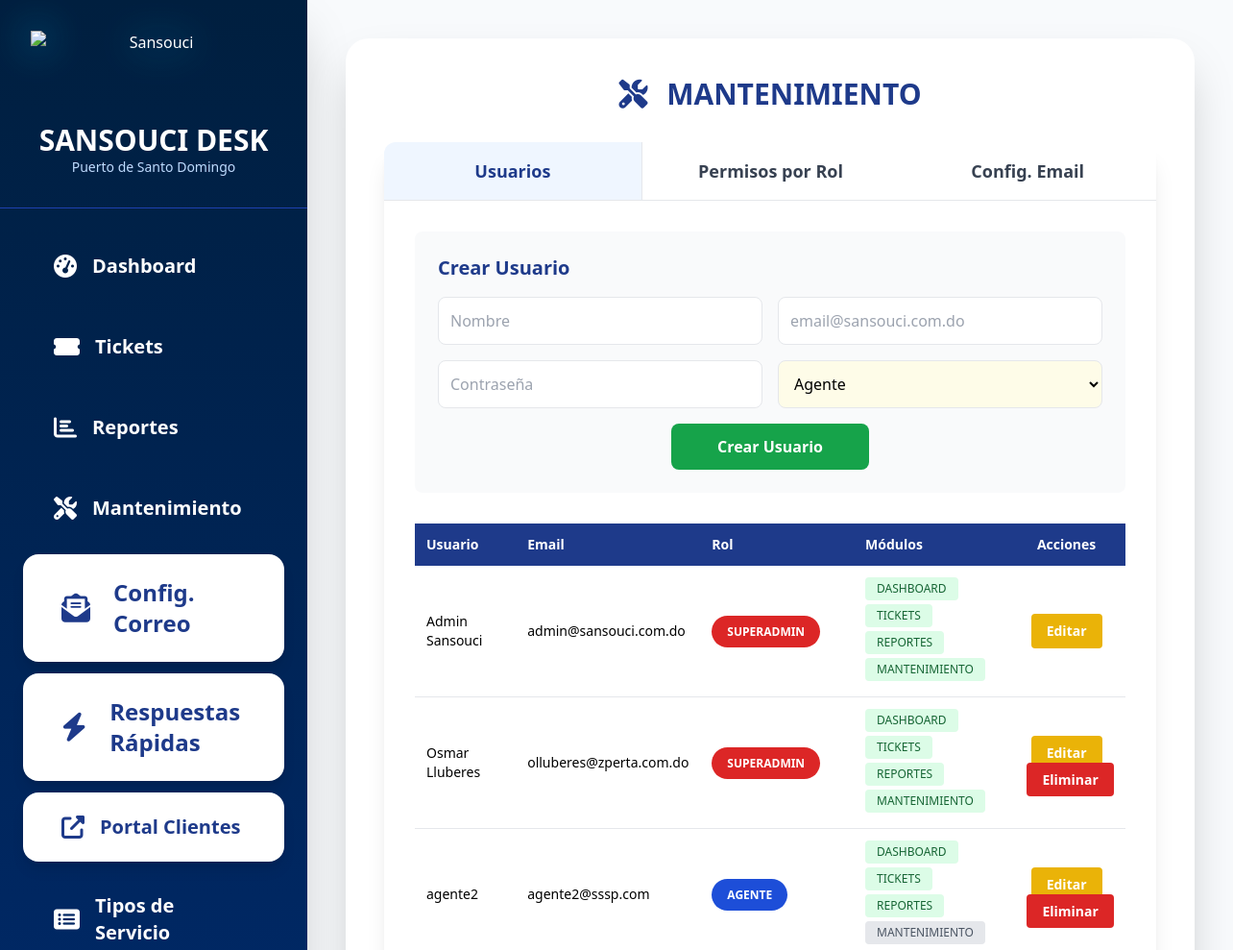
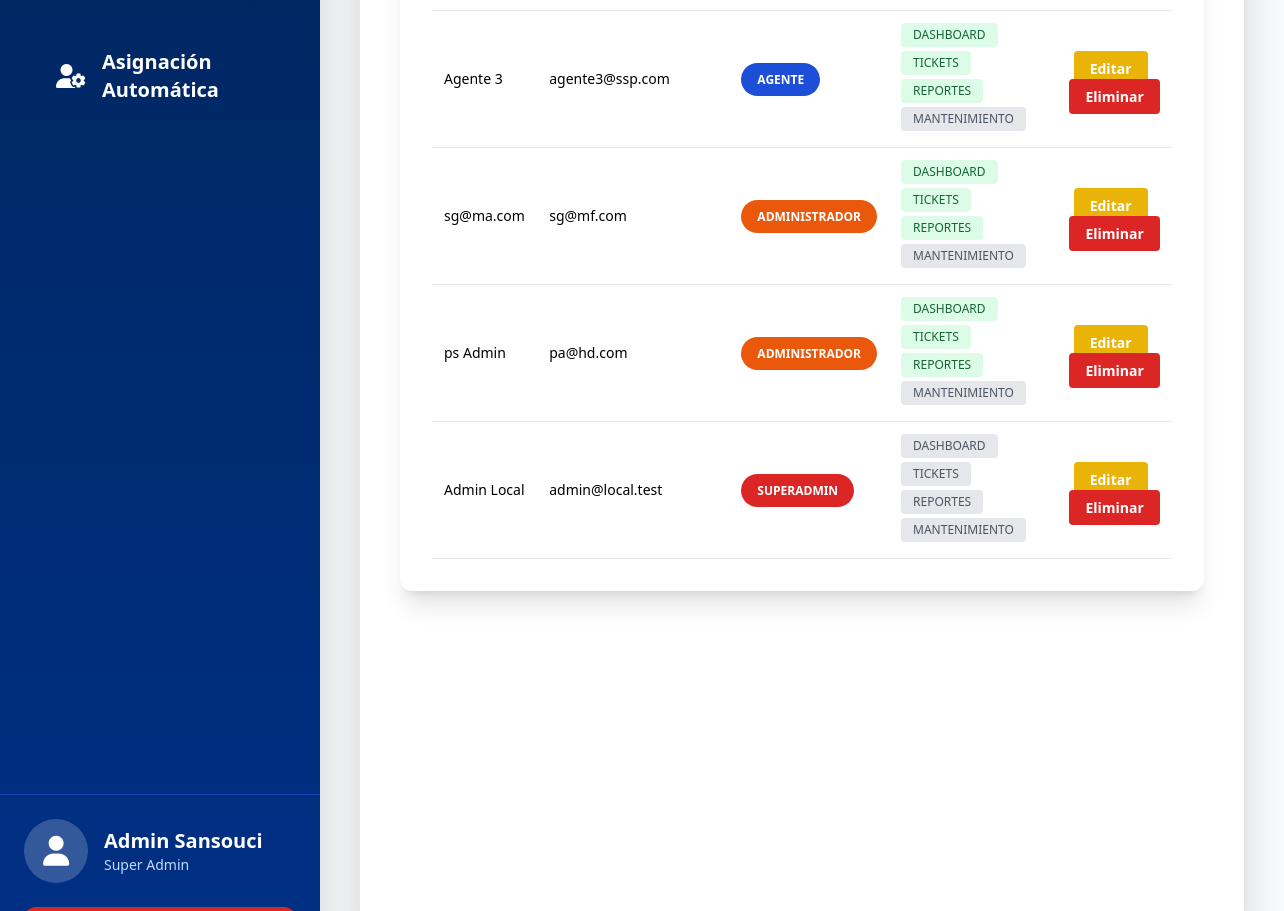
The app's page /mantenimiento1.php (signed in) with its own data (2 pictures, top to bottom).
### tables this page shows
CREATE TABLE `users` (
  `id` int(11) NOT NULL,
  `nombre` varchar(100) DEFAULT NULL,
  `email` varchar(100) DEFAULT NULL,
  `password` varchar(255) DEFAULT NULL,
  `rol` enum('agente','administrador','superadmin') DEFAULT 'agente',
  `creado_el` datetime DEFAULT current_timestamp()
);

### mantenimiento1.php (the view, shortened to what this page needs)
<?php require 'header.php';
$usuarios = $pdo->query("SELECT u.*, GROUP_CONCAT(p.modulo SEPARATOR ',') as modulos_permitidos
                         FROM users u
                         LEFT JOIN permisos_modulos p ON u.id=p.user_id AND p.permitido=1
                         GROUP BY u.id")->fetchAll();
?>
<div class="max-w-5xl mx-auto">
    <h1 class="text-3xl font-bold text-blue-900 mb-8 text-center">
        <i class="fas fa-tools mr-3"></i> MANTENIMIENTO
    </h1>
    <div class="bg-white rounded-xl shadow-xl overflow-hidden">
        <div class="flex border-b border-gray-200">
            <button onclick="mostrarTab('usuarios')" id="tab_usuarios" class="flex-1 py-4 px-6 text-lg font-bold text-blue-900 bg-blue-50 border-r border-gray-200 hover:bg-blue-100 transition">Usuarios</button>
            <button onclick="mostrarTab('roles')" id="tab_roles" class="flex-1 py-4 px-6 text-lg font-bold text-gray-700 hover:bg-gray-100 transition">Permisos por Rol</button>
            <button onclick="mostrarTab('email')" id="tab_email" class="flex-1 py-4 px-6 text-lg font-bold text-gray-700 hover:bg-gray-100 transition">Config. Email</button>
        </div>
        <div class="p-8">
            <div id="contenido_usuarios">
                <div class="bg-gray-50 rounded-lg p-6 mb-8">
                    <h2 class="text-xl font-bold text-blue-900 mb-4">Crear Usuario</h2>
                    <form method="POST" class="grid grid-cols-1 md:grid-cols-2 gap-4">
                        <input type="text" name="nombre" placeholder="Nombre" required class="p-3 border rounded-lg text-base">
                        <input type="email" name="email" placeholder="email@sansouci.com.do" required class="p-3 border rounded-lg text-base">
                        <input type="password" name="password" placeholder="Contraseña" required class="p-3 border rounded-lg text-base">
                        <select name="rol" class="p-3 border rounded-lg text-base font-medium bg-yellow-50">
                            <option value="agente">Agente</option>
                        </select>
                        <div class="md:col-span-2 text-center">
                            <button name="crear" class="bg-green-600 text-white px-12 py-3 rounded-lg font-bold hover:bg-green-700 transition">
                                Crear Usuario
                            </button>
                        </div>
                    </form>
                </div>
                <div class="overflow-x-auto">
                    <table class="w-full table-auto text-sm">
                        <thead class="bg-blue-900 text-white">
                            <tr>
                                <th class="p-3 text-left">Usuario</th>
                                <th class="p-3 text-left">Email</th>
                                <th class="p-3 text-left">Rol</th>
                                <th class="p-3 text-left">Módulos</th>
                                <th class="p-3 text-center">Acciones</th>
                            </tr>
                        </thead>
                        <tbody>
                            <?php foreach($usuarios as $u):
                                $mods = $u['modulos_permitidos'] ? explode(',', $u['modulos_permitidos']) : [];
                                $nombre_js = addslashes(htmlspecialchars($u['nombre']));
                                $email_js = addslashes(htmlspecialchars($u['email']));
                            ?>
                            <tr class="border-b hover:bg-gray-50">
                                <td class="p-3 font-medium"><?= htmlspecialchars($u['nombre']) ?></td>
                                <td class="p-3"><?= htmlspecialchars($u['email']) ?></td>
                                <td class="p-3">
                                    <span class="px-4 py-2 rounded-full text-xs font-bold <?= $u['rol']=='superadmin'?'bg-red-600':($u['rol']=='administrador'?'bg-orange-600':'bg-blue-700') ?> text-white">
                                        <?= strtoupper($u['rol']) ?>
                                    </span>
                                </td>
                                <td class="p-3">
                                    <?php foreach(['dashboard','tickets','reportes','mantenimiento'] as $m):
                                        $has = in_array($m, $mods);
                                    ?>
                                    <span class="inline-block mr-2 mb-1 px-3 py-1 rounded text-xs font-medium <?= $has?'bg-green-100 text-green-800':'bg-gray-200 text-gray-600' ?>">
                                        <?= strtoupper($m) ?>
                                    </span>
                                    <?php endforeach; ?>
                                </td>
                                <td class="p-3 text-center space-x-2">
                                    <button onclick="abrirModal(<?= $u['id'] ?>, '<?= $nombre_js ?>', '<?= $email_js ?>', '<?= $u['rol'] ?>')"
                                            class="bg-yellow-500 text-white px-4 py-2 rounded text-sm font-bold hover:bg-yellow-600">
                                        Editar
                                    </button>
                                    <?php if($user['rol']=='superadmin' && $u['id'] != $user['id']): ?>
                                    <a href="eliminar_usuario.php?id=<?= $u['id'] ?>"
                                       onclick="return confirm('¿Eliminar permanentemente?')"
                                       class="bg-red-600 text-white px-4 py-2 rounded text-sm font-bold hover:bg-red-700">
                                        Eliminar
                                    </a>
                                    <?php endif; ?>
                                </td>
                            </tr>
                            <?php endforeach; ?>
                        </tbody>
                    </table>
                </div>
            </div>
        </div>
    </div>
</div>
<?php require 'footer.php'; ?>

### header.php (style rules this page uses)
body { background: #f8fafc; font-family: 'Segoe UI', sans-serif; }

### records on screen
users: nombre "Admin Sansouci", email "admin@sansouci.com.do", rol "SUPERADMIN", m "DASHBOARD", m "TICKETS", m "REPORTES", m "MANTENIMIENTO"
users: nombre "Osmar Lluberes", email "olluberes@zperta.com.do", rol "SUPERADMIN", m "DASHBOARD", m "TICKETS", m "REPORTES", m "MANTENIMIENTO"
users: nombre "agente2", email "agente2@sssp.com", rol "AGENTE", m "DASHBOARD", m "TICKETS", m "REPORTES", m "MANTENIMIENTO"
users: nombre "Agente 3", email "agente3@ssp.com", rol "AGENTE", m "DASHBOARD", m "TICKETS", m "REPORTES", m "MANTENIMIENTO"
users: nombre "sg@ma.com", email "sg@mf.com", rol "ADMINISTRADOR", m "DASHBOARD", m "TICKETS", m "REPORTES", m "MANTENIMIENTO"
users: nombre "ps Admin", email "pa@hd.com", rol "ADMINISTRADOR", m "DASHBOARD", m "TICKETS", m "REPORTES", m "MANTENIMIENTO"
users: nombre "Admin Local", email "admin@local.test", rol "SUPERADMIN", m "DASHBOARD", m "TICKETS", m "REPORTES", m "MANTENIMIENTO"

### other values on screen
$user['nombre'] "Admin Sansouci"
